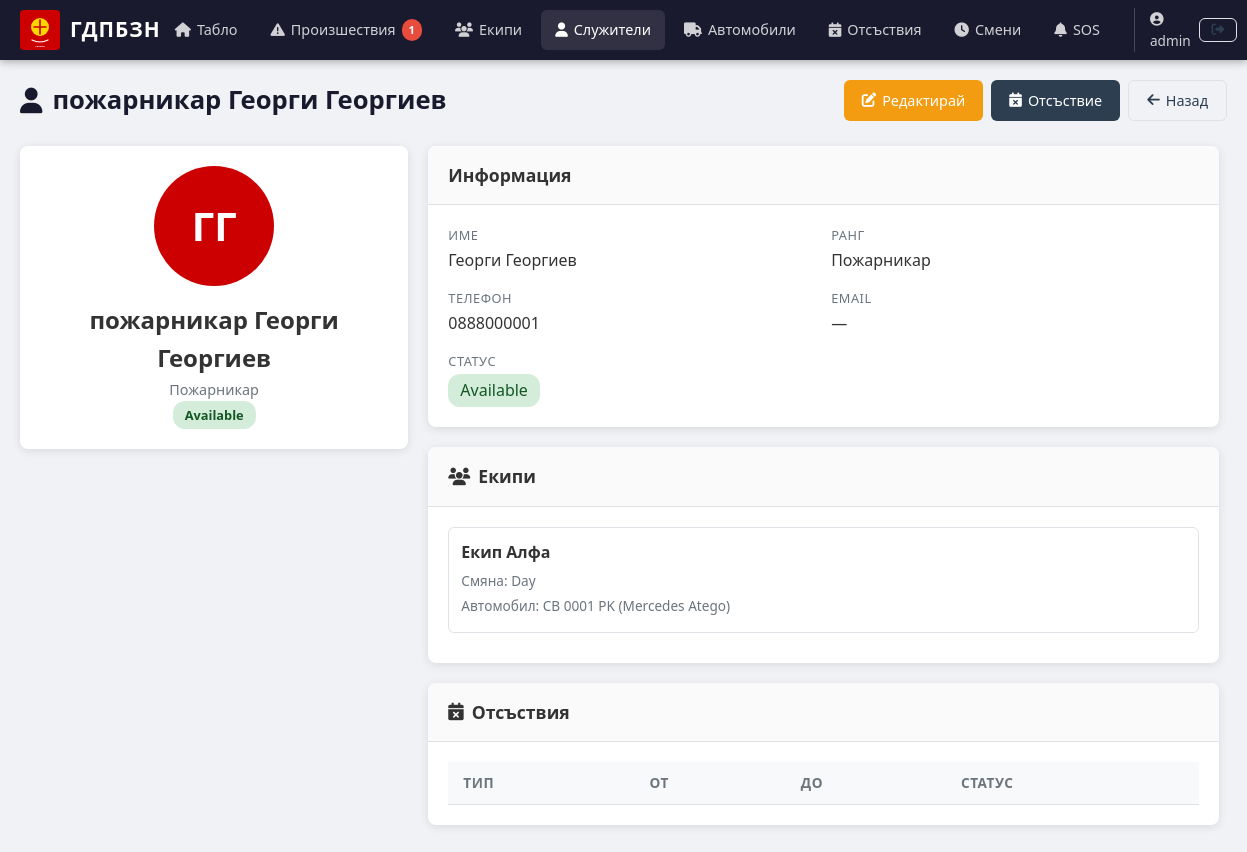
/employees/1 (signed in), run on the app's committed database.
### models.py (models this page shows, shortened)
class User(UserMixin, db.Model):
    __tablename__ = 'users'
    id = db.Column(db.Integer, primary_key=True)
    username = db.Column(db.String(64), unique=True, nullable=False)
    email = db.Column(db.String(120), unique=True, nullable=False)
    password_hash = db.Column(db.String(256), nullable=False)
    role = db.Column(db.String(20), default='user')
    created_at = db.Column(db.DateTime, default=datetime.utcnow)
    employee = db.relationship('Employee', backref='user', uselist=False)

class Rank(db.Model):
    __tablename__ = 'ranks'
    id = db.Column(db.Integer, primary_key=True)
    name = db.Column(db.String(100), nullable=False)
    abbreviation = db.Column(db.String(10), nullable=False)
    employees = db.relationship('Employee', backref='rank', lazy=True)

class Employee(db.Model):
    __tablename__ = 'employees'
    id = db.Column(db.Integer, primary_key=True)
    user_id = db.Column(db.Integer, db.ForeignKey('users.id'), nullable=True)
    first_name = db.Column(db.String(100), nullable=False)
    last_name = db.Column(db.String(100), nullable=False)
    rank_id = db.Column(db.Integer, db.ForeignKey('ranks.id'), nullable=True)
    phone = db.Column(db.String(20), nullable=True)
    email = db.Column(db.String(120), nullable=True)
    is_active = db.Column(db.Boolean, default=True)
    photo = db.Column(db.String(255), nullable=True)
    created_at = db.Column(db.DateTime, default=datetime.utcnow)
    team_assignments = db.relationship('TeamAssignment', backref='employee', lazy=True)
    absences = db.relationship('Absence', backref='employee', lazy=True)
    tasks = db.relationship('TaskAssignment', backref='employee', lazy=True)
    team_leader = db.relationship('Team', backref='leader', lazy=True, foreign_keys='Team.leader_id')
    @property
    def full_name(self):
        rank_abbr = f"{self.rank.abbreviation} " if self.rank else ""
        return f"{rank_abbr}{self.first_name} {self.last_name}"
    @property
    def current_status(self):
        active_absence = Absence.query.filter(
            Absence.employee_id == self.id,
            Absence.start_date <= date.today(),
            Absence.end_date >= date.today(),
            Absence.status == 'approved'
        ).first()
        if active_absence:
            return f"in_{active_absence.absence_type}"
        return "available"

class TeamAssignment(db.Model):
    __tablename__ = 'team_assignments'
    id = db.Column(db.Integer, primary_key=True)
    team_id = db.Column(db.Integer, db.ForeignKey('teams.id'), nullable=False)
    employee_id = db.Column(db.Integer, db.ForeignKey('employees.id'), nullable=False)
    vehicle_id = db.Column(db.Integer, db.ForeignKey('vehicles.id'), nullable=True)
    is_active = db.Column(db.Boolean, default=True)
    assigned_at = db.Column(db.DateTime, default=datetime.utcnow)

class Team(db.Model):
    __tablename__ = 'teams'
    id = db.Column(db.Integer, primary_key=True)
    name = db.Column(db.String(100), nullable=False)
    shift = db.Column(db.String(20), nullable=False)
    leader_id = db.Column(db.Integer, db.ForeignKey('employees.id'), nullable=True)
    is_active = db.Column(db.Boolean, default=True)
    created_at = db.Column(db.DateTime, default=datetime.utcnow)
    assignments = db.relationship('TeamAssignment', backref='team', lazy=True)
    incidents = db.relationship('Incident', backref='team', lazy=True)

class Vehicle(db.Model):
    __tablename__ = 'vehicles'
    id = db.Column(db.Integer, primary_key=True)
    registration = db.Column(db.String(20), unique=True, nullable=False)
    model = db.Column(db.String(100), nullable=False)
    type = db.Column(db.String(50), nullable=False)
    is_active = db.Column(db.Boolean, default=True)
    gps_device_id = db.Column(db.String(100), nullable=True)
    created_at = db.Column(db.DateTime, default=datetime.utcnow)
    team_assignments = db.relationship('TeamAssignment', backref='vehicle', lazy=True)

### app.py (the view)
@app.route('/employees/<int:id>')
@login_required
def employee_detail(id):
    employee = Employee.query.get_or_404(id)
    return render_template('employees/detail.html', employee=employee)

### app.py (called while the page is built)
@login_manager.user_loader
def load_user(user_id):
    return User.query.get(int(user_id))

@app.context_processor
def inject_now():
    return {
        'now': datetime.utcnow(),
        'today': date.today(),
        'active_incidents': Incident.query.filter(
            Incident.status.in_(['reported', 'dispatched', 'on_scene', 'in_progress'])
        ).count()
    }

### templates/employees/detail.html (shortened to what this page needs)
{% extends "base.html" %}
{% block content %}
<div class="page-header">
    <h1><i class="fas fa-user"></i> {{ employee.full_name }}</h1>
    <div class="header-actions">
        {% if current_user.role == 'admin' %}
        <a href="{{ url_for('employee_edit', id=employee.id) }}" class="btn btn-warning">
            <i class="fas fa-edit"></i> Редактирай
        </a>
        <a href="{{ url_for('employee_absence', id=employee.id) }}" class="btn btn-secondary">
            <i class="fas fa-calendar-times"></i> Отсъствие
        </a>
        {% endif %}
        <a href="{{ url_for('employee_list') }}" class="btn btn-outline">
            <i class="fas fa-arrow-left"></i> Назад
        </a>
    </div>
</div>
<div class="row">
    <div class="col-4">
        <div class="card">
            <div class="card-body text-center">
                <div class="emp-photo-lg">
                    {% if employee.photo %}
                    <img src="{{ url_for('static', filename='uploads/' + employee.photo) }}" alt="{{ employee.full_name }}">
                    {% else %}
                    <div class="emp-avatar-lg">{{ employee.first_name[0] }}{{ employee.last_name[0] }}</div>
                    {% endif %}
                </div>
                <h2>{{ employee.full_name }}</h2>
                <p class="text-muted">{{ employee.rank.name if employee.rank else '—' }}</p>
                <p class="emp-status-badge {{ employee.current_status }}">{{ employee.current_status|title }}</p>
            </div>
        </div>
    </div>
    <div class="col-8">
        <div class="card">
            <div class="card-header"><h2>Информация</h2></div>
            <div class="card-body">
                <div class="info-grid">
                    <div class="info-item">
                        <label>Име</label>
                        <span>{{ employee.first_name }} {{ employee.last_name }}</span>
                    </div>
                    <div class="info-item">
                        <label>Ранг</label>
                        <span>{{ employee.rank.name if employee.rank else '—' }}</span>
                    </div>
                    <div class="info-item">
                        <label>Телефон</label>
                        <span>{{ employee.phone or '—' }}</span>
                    </div>
                    <div class="info-item">
                        <label>Email</label>
                        <span>{{ employee.email or '—' }}</span>
                    </div>
                    <div class="info-item">
                        <label>Статус</label>
                        <span class="emp-status-badge {{ employee.current_status }}">{{ employee.current_status|title }}</span>
                    </div>
                </div>
            </div>
        </div>
        <div class="card">
            <div class="card-header"><h2><i class="fas fa-users"></i> Екипи</h2></div>
            <div class="card-body">
                {% for ta in employee.team_assignments %}
                {% if ta.is_active %}
                <div class="assignment-card">
                    <h3>{{ ta.team.name }}</h3>
                    <p>Смяна: {{ ta.team.shift|title }}</p>
                    {% if ta.vehicle %}
                    <p>Автомобил: {{ ta.vehicle.registration }} ({{ ta.vehicle.model }})</p>
                    {% endif %}
                </div>
                {% endif %}
                {% endfor %}
            </div>
        </div>
        <div class="card">
            <div class="card-header"><h2><i class="fas fa-calendar-times"></i> Отсъствия</h2></div>
            <div class="card-body">
                <table class="table">
                    <thead>
                        <tr>
                            <th>Тип</th>
                            <th>От</th>
                            <th>До</th>
                            <th>Статус</th>
                        </tr>
                    </thead>
                </table>
            </div>
        </div>
    </div>
</div>
{% endblock %}

### templates/base.html (shortened to what this page needs)
<!DOCTYPE html>
<html lang="bg">
<head>
    <link rel="stylesheet" href="{{ url_for('static', filename='css/style.css') }}">
    <link rel="stylesheet" href="https://unpkg.com/leaflet@1.9.4/dist/leaflet.css" />
    <link rel="stylesheet" href="https://cdnjs.cloudflare.com/ajax/libs/font-awesome/6.5.1/css/all.min.css">
</head>
<body>
    {% if current_user.is_authenticated %}
    <nav class="navbar">
        <div class="nav-brand">
            <a href="{{ url_for('dashboard') }}">
                <img src="{{ url_for('static', filename='img/logo.svg') }}" alt="ГДПБЗН" height="40">
                <span class="nav-title">ГДПБЗН</span>
            </a>
        </div>
        <div class="nav-menu">
            <a href="{{ url_for('dashboard') }}" class="nav-link {% if request.endpoint == 'dashboard' %}active{% endif %}">
                <i class="fas fa-home"></i> Табло
            </a>
            <a href="{{ url_for('incident_list') }}" class="nav-link {% if request.endpoint and 'incident' in request.endpoint and request.endpoint != 'incident_create' %}active{% endif %}">
                <i class="fas fa-exclamation-triangle"></i> Произшествия
                {% if active_incidents > 0 %}
                <span class="badge badge-danger">{{ active_incidents }}</span>
                {% endif %}
            </a>
            <a href="{{ url_for('team_list') }}" class="nav-link {% if request.endpoint and 'team' in request.endpoint %}active{% endif %}">
                <i class="fas fa-users"></i> Екипи
            </a>
            <a href="{{ url_for('employee_list') }}" class="nav-link {% if request.endpoint and 'employee' in request.endpoint %}active{% endif %}">
                <i class="fas fa-user"></i> Служители
            </a>
            <a href="{{ url_for('vehicle_list') }}" class="nav-link {% if request.endpoint and 'vehicle' in request.endpoint %}active{% endif %}">
                <i class="fas fa-truck"></i> Автомобили
            </a>
            <a href="{{ url_for('absence_list') }}" class="nav-link {% if request.endpoint and 'absence' in request.endpoint %}active{% endif %}">
                <i class="fas fa-calendar-times"></i> Отсъствия
            </a>
            <a href="{{ url_for('shift_list') }}" class="nav-link {% if request.endpoint and 'shift' in request.endpoint %}active{% endif %}">
                <i class="fas fa-clock"></i> Смени
            </a>
            <a href="{{ url_for('sos_list') }}" class="nav-link sos-link {% if request.endpoint and 'sos' in request.endpoint %}active{% endif %}">
                <i class="fas fa-bell"></i> SOS
            </a>
            <div class="nav-user">
                <span class="user-name"><i class="fas fa-user-circle"></i> {{ current_user.username }}</span>
                <a href="{{ url_for('logout') }}" class="btn btn-sm btn-outline"><i class="fas fa-sign-out-alt"></i></a>
            </div>
        </div>
    </nav>
    {% endif %}
    <main class="container">
        {% block content %}{% endblock %}
    </main>
</body>
</html>

### data on the page
User: username "admin"
Rank: full_name "пожарникар Георги Георгиев", rank "Пожарникар"
Employee: first_name "Г", last_name "Г", first_name "Георги", last_name "Георгиев", phone "0888000001", email "—"
TeamAssignment: team.name "Екип Алфа", team.shift "Day", vehicle.registration "CB 0001 PK", vehicle.model "Mercedes Atego"

### other printed values
{{ active_incidents }} "1"
{{ employee.current_status|title }} "Available"
